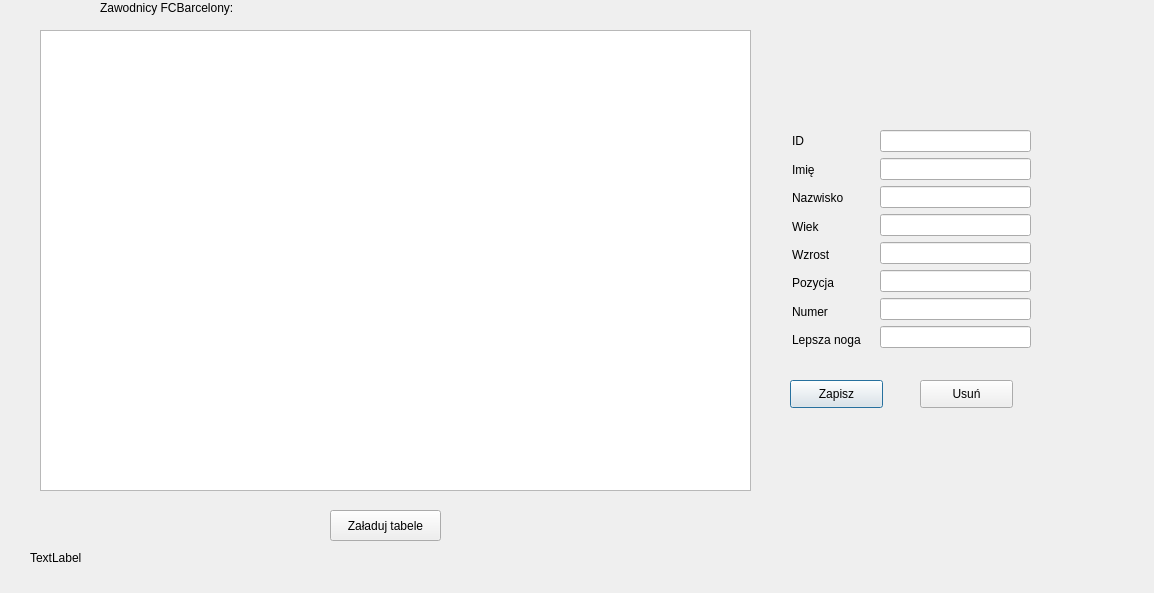
<?xml version="1.0" encoding="UTF-8"?>
<ui version="4.0">
 <class>Bazaklubu</class>
 <widget class="QDialog" name="Bazaklubu">
  <property name="geometry">
   <rect>
    <x>0</x>
    <y>0</y>
    <width>1154</width>
    <height>593</height>
   </rect>
  </property>
  <property name="windowTitle">
   <string>Dialog</string>
  </property>
  <widget class="QPushButton" name="pushButton">
   <property name="geometry">
    <rect>
     <x>790</x>
     <y>380</y>
     <width>93</width>
     <height>28</height>
    </rect>
   </property>
   <property name="text">
    <string>Zapisz</string>
   </property>
  </widget>
  <widget class="QLabel" name="label_sec_status">
   <property name="geometry">
    <rect>
     <x>30</x>
     <y>550</y>
     <width>81</width>
     <height>16</height>
    </rect>
   </property>
   <property name="text">
    <string>TextLabel</string>
   </property>
  </widget>
  <widget class="QPushButton" name="pushButton_usun">
   <property name="geometry">
    <rect>
     <x>920</x>
     <y>380</y>
     <width>93</width>
     <height>28</height>
    </rect>
   </property>
   <property name="text">
    <string>Usuń</string>
   </property>
  </widget>
  <widget class="QTableView" name="tableView">
   <property name="geometry">
    <rect>
     <x>40</x>
     <y>30</y>
     <width>711</width>
     <height>461</height>
    </rect>
   </property>
  </widget>
  <widget class="QPushButton" name="pushButton_tabela">
   <property name="geometry">
    <rect>
     <x>330</x>
     <y>510</y>
     <width>111</width>
     <height>31</height>
    </rect>
   </property>
   <property name="text">
    <string>Załaduj tabele</string>
   </property>
  </widget>
  <widget class="QLabel" name="label_9">
   <property name="geometry">
    <rect>
     <x>100</x>
     <y>0</y>
     <width>281</width>
     <height>16</height>
    </rect>
   </property>
   <property name="text">
    <string>Zawodnicy FCBarcelony:</string>
   </property>
  </widget>
  <widget class="QWidget" name="">
   <property name="geometry">
    <rect>
     <x>792</x>
     <y>130</y>
     <width>91</width>
     <height>221</height>
    </rect>
   </property>
   <layout class="QVBoxLayout" name="verticalLayout">
    <item>
     <widget class="QLabel" name="label">
      <property name="text">
       <string>ID</string>
      </property>
     </widget>
    </item>
    <item>
     <widget class="QLabel" name="label_2">
      <property name="text">
       <string>Imię</string>
      </property>
     </widget>
    </item>
    <item>
     <widget class="QLabel" name="label_3">
      <property name="text">
       <string>Nazwisko</string>
      </property>
     </widget>
    </item>
    <item>
     <widget class="QLabel" name="label_4">
      <property name="text">
       <string>Wiek</string>
      </property>
     </widget>
    </item>
    <item>
     <widget class="QLabel" name="label_5">
      <property name="text">
       <string>Wzrost</string>
      </property>
     </widget>
    </item>
    <item>
     <widget class="QLabel" name="label_6">
      <property name="text">
       <string>Pozycja</string>
      </property>
     </widget>
    </item>
    <item>
     <widget class="QLabel" name="label_7">
      <property name="text">
       <string>Numer</string>
      </property>
     </widget>
    </item>
    <item>
     <widget class="QLabel" name="label_8">
      <property name="text">
       <string>Lepsza noga</string>
      </property>
     </widget>
    </item>
   </layout>
  </widget>
  <widget class="QWidget" name="">
   <property name="geometry">
    <rect>
     <x>880</x>
     <y>130</y>
     <width>151</width>
     <height>221</height>
    </rect>
   </property>
   <layout class="QVBoxLayout" name="verticalLayout_2">
    <item>
     <widget class="QLineEdit" name="lineEdit_id"/>
    </item>
    <item>
     <widget class="QLineEdit" name="lineEdit_imie"/>
    </item>
    <item>
     <widget class="QLineEdit" name="lineEdit_nazwisko"/>
    </item>
    <item>
     <widget class="QLineEdit" name="lineEdit_wiek"/>
    </item>
    <item>
     <widget class="QLineEdit" name="lineEdit_wzrost"/>
    </item>
    <item>
     <widget class="QLineEdit" name="lineEdit_pozycja"/>
    </item>
    <item>
     <widget class="QLineEdit" name="lineEdit_numer"/>
    </item>
    <item>
     <widget class="QLineEdit" name="lineEdit_lnoga"/>
    </item>
   </layout>
  </widget>
 </widget>
 <resources/>
 <connections/>
</ui>
